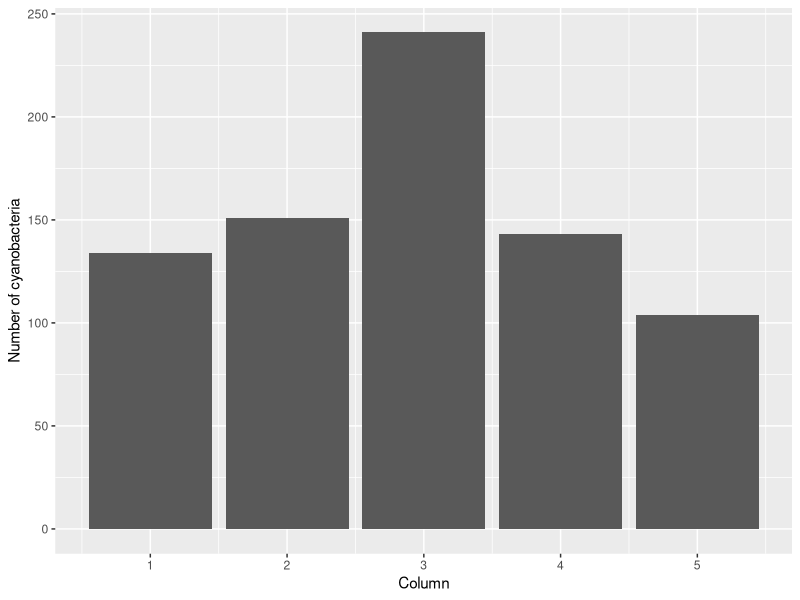
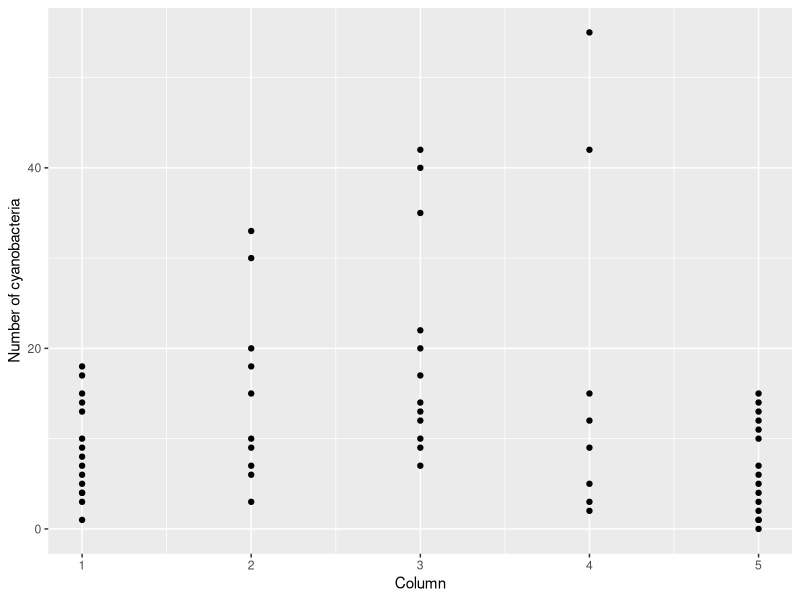
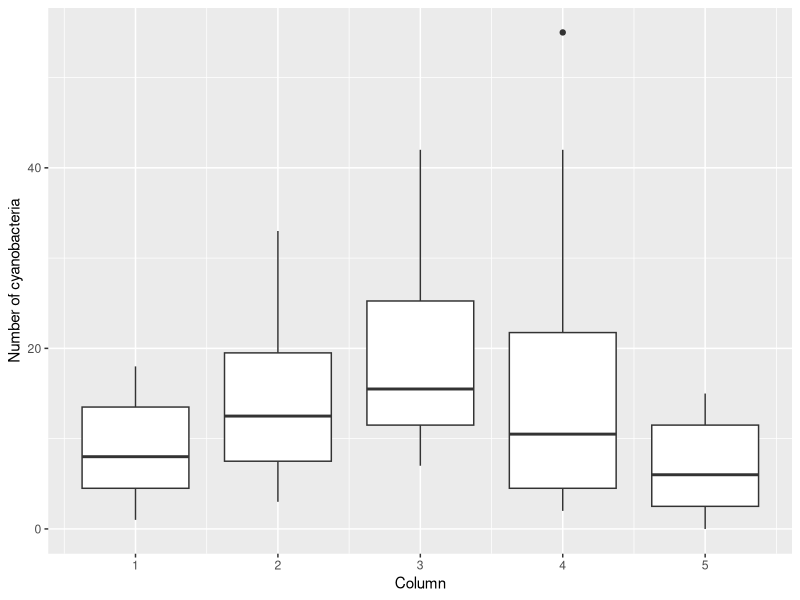
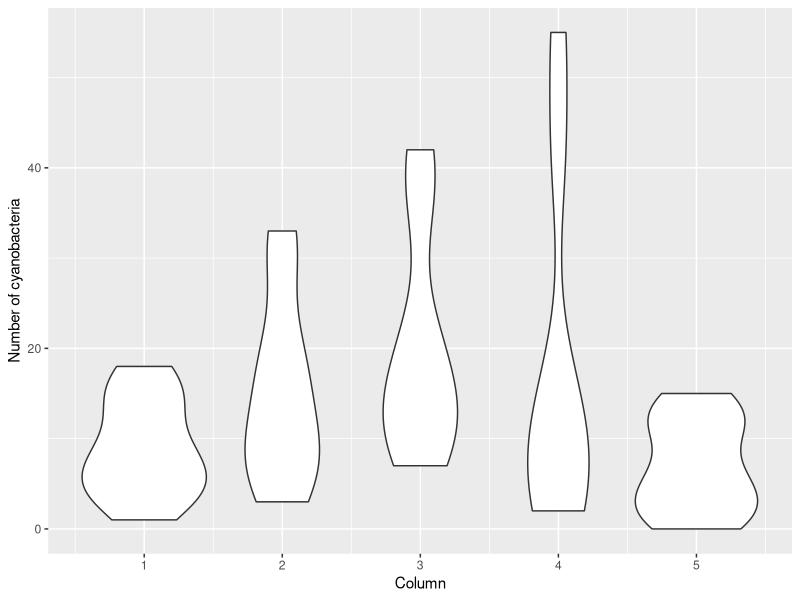

These figures' R source, in order:
#exercise 1 - making simple plots and visualising data using R Studio and ggplot2
#example 1: analyse the number of cyanobacteria found in different Winogradsky columns (each set up with sediment from a different lake)

#start by loading the necessary packages with the "library" command: here we will be using ggplot2
library(ggplot2)

#load the data we are using for this excrcise (you can download it from MyPlace if you are following it along; make sure to save it in your
#current working directory [you can check where your current working directory is, using getwd() if you are uncertain.])

getwd()

#when I load the data, I am going to store it in a variable called Cyanos, this should then appear in my environment

Cyanos <- read.csv("WinogradskyCyanoCounts.csv")

#I can check that the data have loaded using the View command
View(Cyanos)

#Now that we have loaded the data, let's explore some of the different ways we can visualise it

#plot one, a bar graph

p1 <- ggplot(Cyanos, aes(x = column, y = cyanos)) +
  geom_bar(stat = "identity") +
  labs(x = "Column", y = "Number of cyanobacteria")

print(p1)

#add error bars to the bar graph (standard deviation)





#plot two, a scatterplot


p2 <- ggplot(Cyanos, aes(x = column, y = cyanos)) +
  geom_point() +
  labs(x="Column", y="Number of cyanobacteria") 

print(p2)

#plot three, a boxplot

p3 <- ggplot(Cyanos, aes(x = column, y = cyanos)) +
  geom_boxplot(aes(group = column)) +
  labs(x = "Column", y = "Number of cyanobacteria")

print(p3)

#plot four, a violinplot
p4 <- ggplot(Cyanos, aes(x = column, y = cyanos)) +
  geom_violin(aes(group = column)) +
  labs(x = "Column", y = "Number of cyanobacteria")

print(p4)

#Discussion points for the class: 
#which of the plots is "best"/most effective/most useful? 
#how would you interpret these data? Which column do you think has the most cyanobacteria? 
#are there any flaws in the experimental design? 
#can you think of other ways to visualise and/or present these data? (does the audience you are presenting the data to matter?)

#next, students to plot own datasets using the same method (WinogradskyGreenSulfurCounts.csv, WinogradskyPurpleSulfurCounts.csv, WinogradskyClostridiaCounts.csv)

#Leighton should we think about adding some statistics too?
